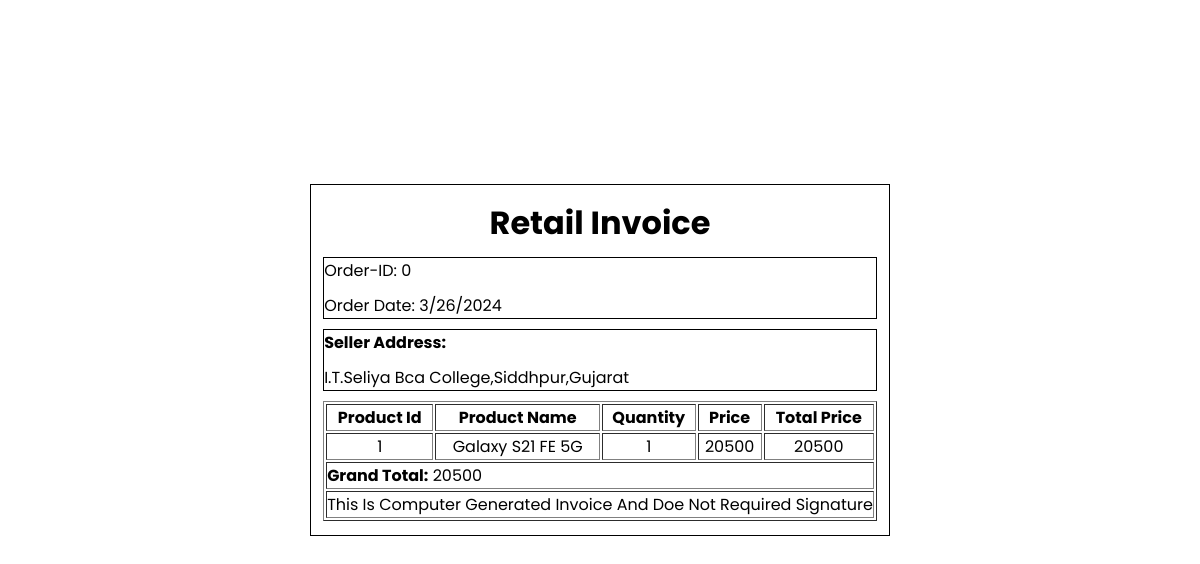
/invoice.php?id=1, run on the app's committed database.
### tables this page shows
CREATE TABLE `cart` (
  `id` int(255) NOT NULL,
  `name` varchar(255) NOT NULL,
  `price` double NOT NULL,
  `Quantity` int(255) NOT NULL,
  `email` varchar(255) NOT NULL
);

### invoice.php (the view, shortened to what this page needs)
<?php
include "connection.php";
?>
<!DOCTYPE html>
<html lang="en">
<head>
</head>
<body>
    <form action="submit.php">
        <div class="container">
            <h1>Retail Invoice</h1>
            <div class="idAndDate">
                <span id="id">
                </span>
                <span id="date">
                </span>
            </div>
            <div class="address">
                <b>Seller Address:</b>
                <span> I.T.Seliya Bca College,Siddhpur,Gujarat </span>
            </div>
            <div class="table">
                <table border="1px">
                    <thead>
                        <tr>
                            <th>Product Id</th>
                            <th>Product Name</th>
                            <th>Quantity</th>
                            <th>Price</th>
                            <th>Total Price</th>
                        </tr>
                    </thead>
                    <tbody>
                        <?php
                        if (isset($_GET['id'])) {
                            $id = $_GET['id'];
                            $query = "SELECT * FROM cart WHERE id=$id";
                            $result = mysqli_query($conn, $query);
                            if ($row = mysqli_fetch_assoc($result)) {
                        ?>
                                <tr class="actualData">
                                    <td><?php echo $row['id']; ?></td>
                                    <td><?php echo $row['name']; ?></td>
                                    <td><?php echo $row['Quantity']; ?></td>
                                    <td><?php echo $row['price']; ?></td>
                                    <td><?php echo $row['price'] * $row['Quantity']; ?></td>
                                </tr>
                                <tr>
                                    <td colspan="5"> <b>Grand Total:</b> <?php echo $row['price'] * $row['Quantity']; ?></td>
                                </tr>
                                <tr>
                                    <td colspan="5">
                                        <span>This Is Computer Generated Invoice And Doe Not Required Signature</span>
                                    </td>
                                </tr>
                    </tbody>
                </table>
        <?php
                            }
                        }
        ?>
            </div>
        </div>
    </form>
</body>
</html>

### invoice.php (style rules this page uses)
* { margin: 0; padding: 0; box-sizing: border-box; }
body { font-family: 'Poppins', sans-serif; width: 100%; height: 90vh; display: flex; align-items: center; justify-content: center; flex-direction: column; gap: 20px; }
.container { border: 1px solid; padding: 4px 12px; }
.container h1 { text-align: center; margin: 10px 0px; }
.container .idAndDate { display: flex; flex-direction: column; gap: 10px; border: 1px solid; }
.container .address { display: flex; flex-direction: column; gap: 10px; margin: 10px 0px; border: 1px solid; }
.actualData { text-align: center; }
table { margin: 10px 0px; }

### data on the page
cart: id "1", name "Galaxy S21 FE 5G", Quantity "1", price "20500", $row['price']*$row['Quantity'] "20500"
